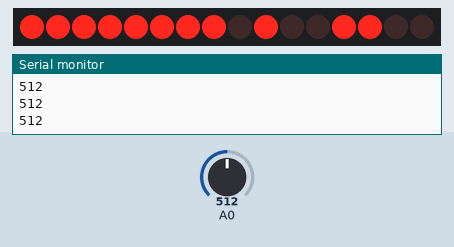
Simulated run of this sketch. Board: Arduino Uno, built with avr-gcc and run on an emulated ATmega328P. On the bench: 16 shift-register outputs drawn as a row of LEDs (first output left, lit = HIGH), the last lines printed to the serial monitor. Wiring (inferred from the names in the program): 2 × shift register (74HC595): data pin 8; shift clock pin 7; latch pin 4. Wiring (inferred from the signals the program sends): row of LEDs: on Q0, Q1, Q2, Q3, Q4, Q5, Q6, Q7, Q8, Q9, Q10, Q11, Q12, Q13, Q14, Q15. The test bench sets the inputs (shaded band); at power-on: A0 = 512.

Above: at 1.2 s.
1.3 s: A0 set to 0
At 1.54 s:
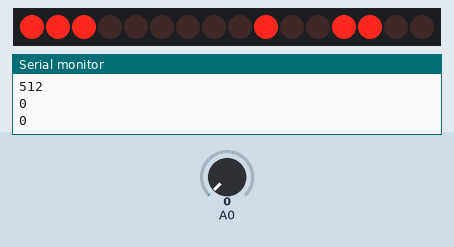
3.3 s: A0 set to 716
At 4.2 s:
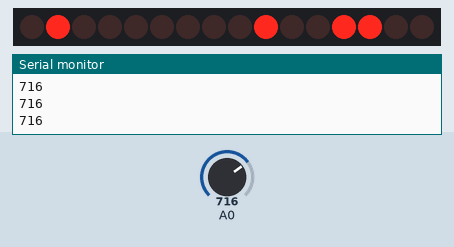
4.9 s: A0 set to 511
At 4.91 s:
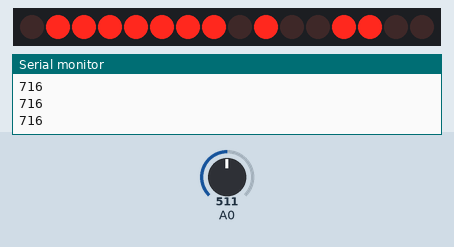
6.4 s: A0 set to 900
At 7.6 s:
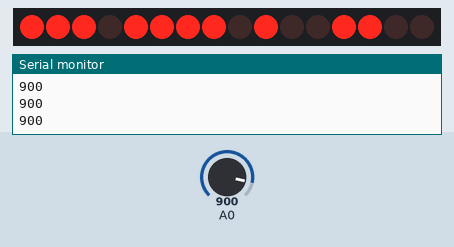
7.9 s: A0 set to 306
At 9.1 s:
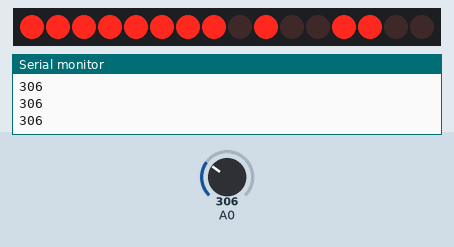
9.4 s: A0 set to 1023
At 9.9 s:
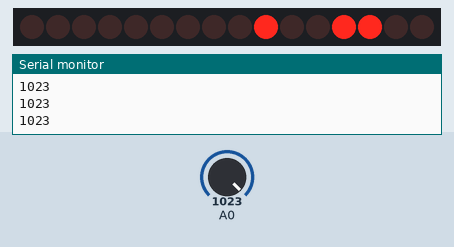
Timing chart, 0 to 11.9 s (numbered marks = the images above; inputs shaded):
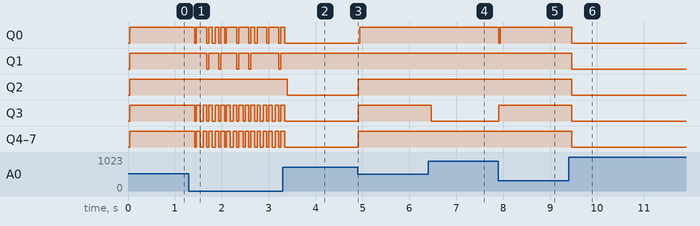

The sketch:

hall.ino
```cpp
#define LATCH_DIO 4
#define CLK_DIO 7
#define DATA_DIO 8

byte a=0b00110010;

byte b[]={0b11111111,0b01111111,0b10111111,0b11011111,0b11101111,0b11110111,
0b11111011,0b11111101,0b11111110};


void setup() {
pinMode(LATCH_DIO,OUTPUT);
pinMode(CLK_DIO,OUTPUT);
pinMode(DATA_DIO,OUTPUT);
pinMode(A0,INPUT);
Serial.begin(9600);
}

void loop() {
int b=analogRead(A0); //до A0 підєднано сережній вивід датчика холо
Serial.println(b);    //виводимо в ком порт
b=map(b,490,530,1,9);
draw(b);//виводимо на лінійний індикатор
}


void draw(int num)
  {

  for(int i=8;i>num-1;i--){
     Write(a,b[i]);
  }


}


void Write(byte a, byte b)
{
digitalWrite(LATCH_DIO,LOW);
shiftOut(DATA_DIO, CLK_DIO, MSBFIRST, a);
shiftOut(DATA_DIO, CLK_DIO, MSBFIRST, b );

delay(1);
digitalWrite(LATCH_DIO,HIGH);
}
```

Measured:
- after the input at 1.3 s, Q3–7: alternates HIGH for 0.08 s and LOW for 0.04 s, starting after 0.12 s
- after the input at 4.9 s, Q0, Q2–7: LOW → HIGH at once
- after the input at 6.4 s, Q3: HIGH → LOW after 0.06 s
- after the input at 7.9 s, Q0: HIGH → LOW at once, → HIGH 0.03 s later; Q3: LOW → HIGH at once
- after the input at 9.4 s, Q0–7: HIGH → LOW after 0.06 s
